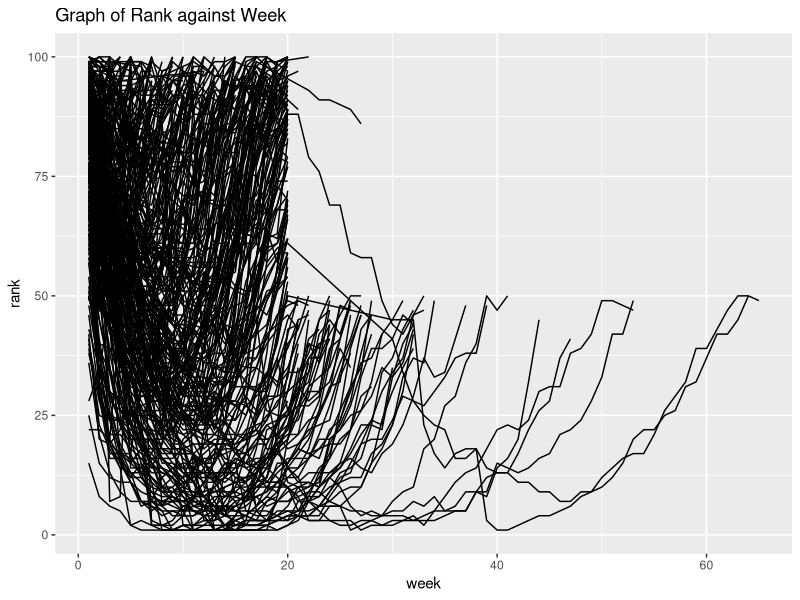

Here is the R script that generated this plot:
## ---- chunk 1
knitr::opts_chunk$set(echo = TRUE)
## ---- chunk 2
#Tidy Data
library(tidyverse)
tidydata <- tribble(
~country, ~year, ~cases, ~population,
"Afghanistan", 1999, 745, 19987071,
"Afghanistan", 2000, 2666, 20595360,
"Brazil", 1999, 37737, 172006362,
"Brazil", 2000, 80488, 174504898,
"China", 1999, 212258, 1272915272,
"China", 2000, 213766, 1280428583)
tidydata
## ---- chunk 3
#Non-tidy Data
nontidydata <- tribble(
 ~country,~year,~rate,
"Afghanistan", 1999, "745/19987071",
"Afghanistan", 2000, "2666/20595360",
"Brazil", 1999, "37737/172006362",
"Brazil", 2000, "80488/174504898",
"China", 1999, "212258/1272915272",
"China", 2000, "213766/1280428583")
nontidydata
## ---- chunk 4
#Tidying nontidydata: Example 1
tidieddata <- nontidydata %>%
 separate(rate, into = c("cases",
 "population"),
 sep = "/")
tidieddata

newtidieddata <- tidieddata %>%
 pivot_longer(
 cols = cases:population,
 names_to = "measurement"
,
 values_to = "value"
 )
newtidieddata
## ---- chunk 5
#Tidying Data: Example 2
df <- tribble(
 ~id, ~bp1, ~bp2,
 "A", 100, 120,
 "B", 140, 115,
 "C", 120, 125
)
df

df %>%
 pivot_longer(
 cols = bp1:bp2,
 names_to = "measurement",
 values_to = "value"
 )

## ---- chunk 6
#Reshaping data: Example 3
newtidieddata

newtidieddata %>%
 pivot_wider(names_from="measurement",
 values_from="value")
## ---- chunk 7
#Reshaping data: Example 4
df <- tribble(
 ~id, ~measurement, ~value,
 "A", "bp1", 100,
 "B", "bp1", 140,
 "B", "bp2", 115,
 "A", "bp2", 120,
 "A", "bp3", 105
)
df

df %>%
 pivot_wider(
 names_from = measurement,
 values_from = value
 )

## ---- chunk 8
#Question 1 
tidybillboard<- billboard%>%
pivot_longer(
  cols= starts_with("wk"),
  names_to = "week",
  values_to = "rank",
  values_drop_na=T,
  )

tidybillboard <- mutate(tidybillboard,week = parse_number(week))

tidybillboard

ggplot(data = tidybillboard, mapping = aes(x=week, y=rank,group=track), environment = parent.frame()) + geom_line()+ ggtitle("Graph of Rank against Week ")
## ---- chunk 9
#Question 2
distinct(cms_patient_experience,measure_cd)
## 6 CAHPS_GRP_12
tidycms<- cms_patient_experience%>%
pivot_wider(
id_cols= starts_with("org"),
names_from="measure_cd",
values_from = "prf_rate"
)
tidycms

## ---- chunk 10

## ---- chunk 11

## ---- chunk 12

## ---- chunk 13

## ---- chunk 14

## ---- chunk 15

